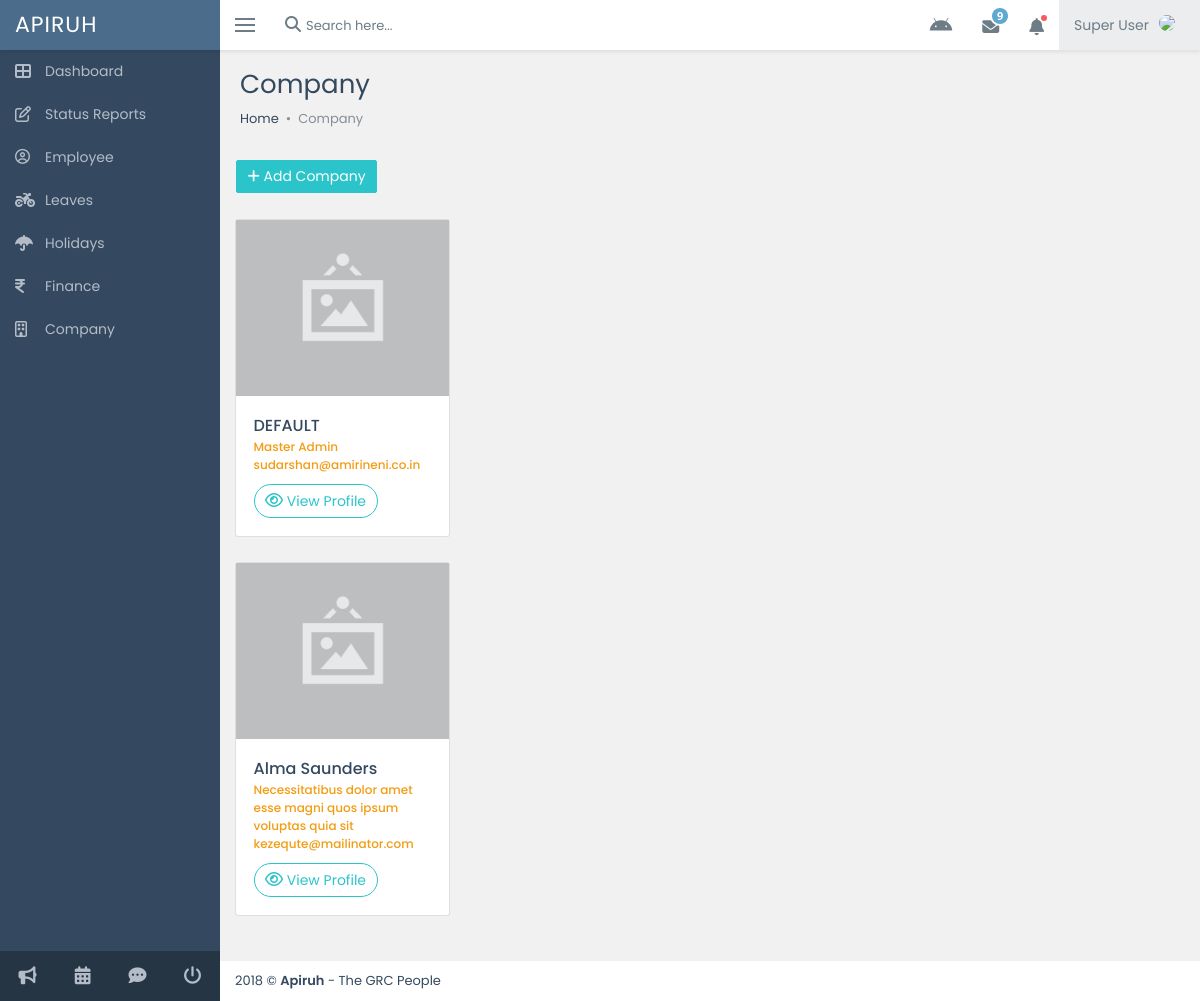
The page /admin_1/html/admin/company.php on the database its author committed.
### tables this page shows
CREATE TABLE `employee` (
  `id` int(3) NOT NULL,
  `emp_id` varchar(15) DEFAULT NULL,
  `name` varchar(500) DEFAULT NULL,
  `nat_emp` varchar(100) DEFAULT NULL,
  `personal_no` varchar(50) DEFAULT NULL,
  `email` varchar(256) NOT NULL,
  `dob` varchar(50) DEFAULT NULL,
  `doj` varchar(50) DEFAULT NULL,
  `design` varchar(200) DEFAULT NULL,
  `pan_no` varchar(10) DEFAULT NULL,
  `aadhar_no` varchar(20) DEFAULT NULL,
  `perm_addr` varchar(5000) DEFAULT NULL,
  `contct_det` varchar(100) DEFAULT NULL,
  `emr_cntct_per` varchar(200) DEFAULT NULL,
  `emr_cntct_no` varchar(100) DEFAULT NULL,
  `blood_grp` varchar(100) DEFAULT NULL,
  `qualifications` varchar(500) DEFAULT NULL,
  `supprt_docs` varchar(1000) DEFAULT NULL,
  `serv_agr` varchar(500) DEFAULT NULL,
  `offr_letter` varchar(500) DEFAULT NULL,
  `emp_pic` text NOT NULL
);

### admin_1/html/admin/functions.php (called while the page is built, shortened)
<?php
require_once('config.php');
function get_emp_details(){
	global $connection;
	try {
		$stmt = $connection->prepare("SELECT * FROM `employee` WHERE 1");
		$stmt->execute();
		$data = $stmt->fetchAll(PDO::FETCH_OBJ);
		return ($data);
	} catch (PDOException $e) {
		echo '{"error": {"text":'. $e->getMessage() .'}}';
	}
}
?>

### admin_1/html/admin/company.php (the view, shortened to what this page needs)
<!DOCTYPE html>
<html>
<?php
      require_once('../includes/header.php');
      require_once('functions.php');
      $emp = get_emp_details();
  ?>
  <link href="../../../vendors/dataTables/datatables.min.css" rel="stylesheet"/>
   <link href="../assets/css/pages/ecommerce.css" rel="stylesheet"/>
  <body class="fixed-navbar">
    <div class="page-wrapper">
     <?php require_once('../includes/nav_bar.php'); ?>
      <div class="wrapper content-wrapper">
        <div class="page-heading">
          <h1 class="page-title">Company</h1>
          <ol class="breadcrumb">
            <li class="breadcrumb-item"><a href="index.html">Home</a></li>
            <li class="breadcrumb-item active">Company</li>
          </ol>
        </div>
        <div class="page-content fade-in-up">
          <div class="alert" style="padding-left: 0px; margin-bottom: 0px">
            <a class="btn btn-info" href="add_company"><i class="fa fa-plus"></i> Add Company</a></p>
          </div>
          <div class="page-content fade-in-up" style="padding-top: 0px; margin-top: 0px">
          <div class="row products-board">
            <div class="col-lg-3 col-sm-6">
              <?php
                foreach ($emp as $key){
              ?>
              <div class="card"><img src="../assets/img/image.png"/>
                <div class="card-body"><a class="product-name" href="../admin/employee_profile?id=<?=$key->emp_id?>"><?= $key->name; ?></a>
                  <div class="product-price"><?= $key->design; ?></div>
                  <div class="product-price"><?= $key->email; ?></div>
                  <div class="m-t-10 d-flex justify-content-between align-items-center">
                    <a href="../admin/employee_profile?id=<?=$key->emp_id?>"><button class="btn btn-outline-info btn-rounded"><i class="fa fa-eye font-16"></i> View Profile</button></a>
                  </div>
                </div>
              </div>
              <?php
                }
              ?>
            </div>
          </div>
        </div>
        </div>
                <?php require_once('../includes/footer.php'); ?>
      </div>
    </div>
  </body>
</html>

### admin_1/html/assets/css/main.css (style rules this page uses)
html { font-size: 14px }
body { overflow-x: hidden; font-family: Poppins; background-color: #f1f1f1; color: #34495f }
a { cursor: pointer; color: inherit }
.h1, .h2, .h3, .h4, .h5, .h6, h1, h2, h3, h4, h5, h6 { font-weight: 400 }
canvas, img, input, textarea { max-width: 100% }
.btn { -webkit-border-radius: 2px; border-radius: 2px; outline: 0!important; -webkit-transition: all ease-in-out .15s; -o-transition: all ease-in-out .15s; transition: all ease-in-out .15s; position: relative }
.btn-info { color: #fff; background-color: #2cc4cb; border-color: #2cc4cb }
.btn-outline-info { color: #2cc4cb; background-image: none; background-color: transparent; border-color: #2cc4cb }
.btn-rounded { -webkit-border-radius: 50px!important; border-radius: 50px!important }
.alert { -webkit-border-radius: 0; border-radius: 0 }
.fade-in-up { -webkit-animation: fadeInUp .5s; animation: fadeInUp .5s }
.m-t-10 { margin-top: 10px!important }
.font-16 { font-size: 16px }
.page-wrapper { width: 100%; min-height: 100%; position: relative; overflow: hidden }
.content-wrapper { position: relative; background-color: #f1f1f1; margin-left: 220px; padding: 0 15px 60px 15px; -webkit-transition: margin .2s ease-in-out; -o-transition: margin .2s ease-in-out; transition: margin .2s ease-in-out; }
.page-content { padding-top: 15px; margin-top: 5px }
.page-heading { padding: 0 5px }
.page-heading .page-title { font-size: 26px; margin: 20px 0 10px 0 }
.page-heading .breadcrumb { padding: 0; margin: 0; font-size: 13px; background-color: inherit }
.page-heading .breadcrumb li a { color: inherit }
.page-heading .breadcrumb li+li:before { content: '\002022'; color: inherit }
body.fixed-layout .content-wrapper, body.fixed-navbar .content-wrapper { padding-top: 50px; min-height: -webkit-fill-available; }

### admin_1/html/assets/css/pages/ecommerce.css (style rules this page uses)
.products-board .card { margin-bottom:25px }
.product-name { display:block;font-size:16px;font-weight:500;color:inherit }
.product-price { font-size:20px;font-weight:500;color:#f39c12 }

### admin_1/html/includes/header.php (style rules this page uses)
a.btn.btn-info { color: #fff; }

### admin_1/html/admin/company.php (style rules this page uses)
.product-price { font-size: 12px; }

### rows shown on the page
employee: name "DEFAULT", design "Master Admin", email "sudarshan@amirineni.co.in"
employee: name "Alma Saunders", design "Necessitatibus dolor amet esse magni quos ipsum voluptas quia sit", email "kezequte@mailinator.com"
